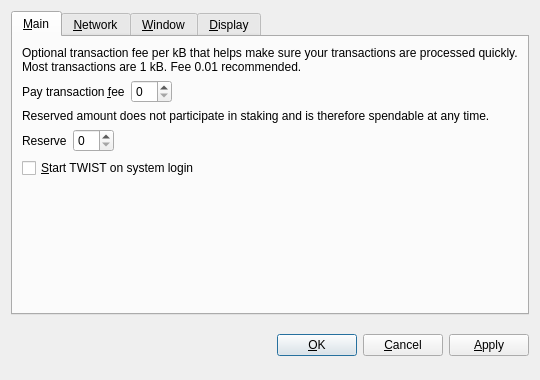
<?xml version="1.0" encoding="UTF-8"?>
<ui version="4.0">
 <class>OptionsDialog</class>
 <widget class="QDialog" name="OptionsDialog">
  <property name="geometry">
   <rect>
    <x>0</x>
    <y>0</y>
    <width>540</width>
    <height>380</height>
   </rect>
  </property>
  <property name="windowTitle">
   <string>Options</string>
  </property>
  <property name="modal">
   <bool>true</bool>
  </property>
  <layout class="QVBoxLayout" name="verticalLayout">
   <item>
    <widget class="QTabWidget" name="tabWidget">
     <property name="tabPosition">
      <enum>QTabWidget::North</enum>
     </property>
     <property name="currentIndex">
      <number>0</number>
     </property>
     <widget class="QWidget" name="tabMain">
      <attribute name="title">
       <string>&amp;Main</string>
      </attribute>
      <layout class="QVBoxLayout" name="verticalLayout_Main">
       <item>
        <widget class="QLabel" name="transactionFeeInfoLabel">
         <property name="text">
          <string>Optional transaction fee per kB that helps make sure your transactions are processed quickly. Most transactions are 1 kB. Fee 0.01 recommended.</string>
         </property>
         <property name="textFormat">
          <enum>Qt::PlainText</enum>
         </property>
         <property name="wordWrap">
          <bool>true</bool>
         </property>
        </widget>
       </item>
       <item>
        <layout class="QHBoxLayout" name="horizontalLayoutFee">
         <item>
          <widget class="QLabel" name="transactionFeeLabel">
           <property name="text">
            <string>Pay transaction &amp;fee</string>
           </property>
           <property name="textFormat">
            <enum>Qt::PlainText</enum>
           </property>
           <property name="buddy">
            <cstring>transactionFee</cstring>
           </property>
          </widget>
         </item>
         <item>
          <widget class="BitcoinAmountField" name="transactionFee"/>
         </item>
         <item>
          <spacer name="horizontalSpacerFee">
           <property name="orientation">
            <enum>Qt::Horizontal</enum>
           </property>
           <property name="sizeHint" stdset="0">
            <size>
             <width>40</width>
             <height>20</height>
            </size>
           </property>
          </spacer>
         </item>
        </layout>
       </item>
       <item>
        <widget class="QLabel" name="reserveBalanceInfoLabel">
         <property name="text">
          <string>Reserved amount does not participate in staking and is therefore spendable at any time.</string>
         </property>
         <property name="textFormat">
          <enum>Qt::PlainText</enum>
         </property>
         <property name="wordWrap">
          <bool>true</bool>
         </property>
        </widget>
       </item>
       <item>
        <layout class="QHBoxLayout" name="horizontalLayoutReserveBalance">
         <item>
          <widget class="QLabel" name="reserveBalanceLabel">
           <property name="text">
            <string>Reserve</string>
           </property>
           <property name="textFormat">
            <enum>Qt::PlainText</enum>
           </property>
           <property name="buddy">
            <cstring>reserveBalance</cstring>
           </property>
          </widget>
         </item>
         <item>
          <widget class="BitcoinAmountField" name="reserveBalance"/>
         </item>
         <item>
          <spacer name="horizontalSpacerReserveBalance">
           <property name="orientation">
            <enum>Qt::Horizontal</enum>
           </property>
           <property name="sizeHint" stdset="0">
            <size>
             <width>40</width>
             <height>20</height>
            </size>
           </property>
          </spacer>
         </item>
        </layout>
       </item>
       <item>
        <widget class="QCheckBox" name="bitcoinAtStartup">
         <property name="toolTip">
          <string>Automatically start TWIST after logging in to the system.</string>
         </property>
         <property name="text">
          <string>&amp;Start TWIST on system login</string>
         </property>
        </widget>
       </item>
       <item>
        <spacer name="verticalSpacer_Main">
         <property name="orientation">
          <enum>Qt::Vertical</enum>
         </property>
         <property name="sizeHint" stdset="0">
          <size>
           <width>20</width>
           <height>40</height>
          </size>
         </property>
        </spacer>
       </item>
      </layout>
     </widget>
     <widget class="QWidget" name="tabNetwork">
      <attribute name="title">
       <string>&amp;Network</string>
      </attribute>
      <layout class="QVBoxLayout" name="verticalLayout_Network">
       <item>
        <widget class="QCheckBox" name="mapPortUpnp">
         <property name="toolTip">
          <string>Automatically open the TWIST client port on the router. This only works when your router supports UPnP and it is enabled.</string>
         </property>
         <property name="text">
          <string>Map port using &amp;UPnP</string>
         </property>
        </widget>
       </item>
       <item>
        <widget class="QCheckBox" name="connectSocks">
         <property name="toolTip">
          <string>Connect to the TWIST network through a SOCKS5 proxy (e.g. when connecting through Tor).</string>
         </property>
         <property name="text">
          <string>&amp;Connect through SOCKS5 proxy:</string>
         </property>
        </widget>
       </item>
       <item>
        <layout class="QHBoxLayout" name="horizontalLayout_Network">
         <item>
          <widget class="QLabel" name="proxyIpLabel">
           <property name="text">
            <string>Proxy &amp;IP:</string>
           </property>
           <property name="textFormat">
            <enum>Qt::PlainText</enum>
           </property>
           <property name="buddy">
            <cstring>proxyIp</cstring>
           </property>
          </widget>
         </item>
         <item>
          <widget class="QValidatedLineEdit" name="proxyIp">
           <property name="maximumSize">
            <size>
             <width>140</width>
             <height>16777215</height>
            </size>
           </property>
           <property name="toolTip">
            <string>IP address of the proxy (e.g. 127.0.0.1)</string>
           </property>
          </widget>
         </item>
         <item>
          <widget class="QLabel" name="proxyPortLabel">
           <property name="text">
            <string>&amp;Port:</string>
           </property>
           <property name="textFormat">
            <enum>Qt::PlainText</enum>
           </property>
           <property name="buddy">
            <cstring>proxyPort</cstring>
           </property>
          </widget>
         </item>
         <item>
          <widget class="QLineEdit" name="proxyPort">
           <property name="maximumSize">
            <size>
             <width>55</width>
             <height>16777215</height>
            </size>
           </property>
           <property name="toolTip">
            <string>Port of the proxy (e.g. 9050)</string>
           </property>
          </widget>
         </item>
         <item>
          <spacer name="horizontalSpacer_Network">
           <property name="orientation">
            <enum>Qt::Horizontal</enum>
           </property>
           <property name="sizeHint" stdset="0">
            <size>
             <width>40</width>
             <height>20</height>
            </size>
           </property>
          </spacer>
         </item>
        </layout>
       </item>
       <item>
        <spacer name="verticalSpacer_Network">
         <property name="orientation">
          <enum>Qt::Vertical</enum>
         </property>
         <property name="sizeHint" stdset="0">
          <size>
           <width>20</width>
           <height>40</height>
          </size>
         </property>
        </spacer>
       </item>
      </layout>
     </widget>
     <widget class="QWidget" name="tabWindow">
      <attribute name="title">
       <string>&amp;Window</string>
      </attribute>
      <layout class="QVBoxLayout" name="verticalLayout_Window">
       <item>
        <widget class="QCheckBox" name="minimizeToTray">
         <property name="toolTip">
          <string>Show only a tray icon after minimizing the window.</string>
         </property>
         <property name="text">
          <string>&amp;Minimize to the tray instead of the taskbar</string>
         </property>
        </widget>
       </item>
       <item>
        <widget class="QCheckBox" name="minimizeOnClose">
         <property name="toolTip">
          <string>Minimize instead of exit the application when the window is closed. When this option is enabled, the application will be closed only after selecting Quit in the menu.</string>
         </property>
         <property name="text">
          <string>M&amp;inimize on close</string>
         </property>
        </widget>
       </item>
       <item>
        <spacer name="verticalSpacer_Window">
         <property name="orientation">
          <enum>Qt::Vertical</enum>
         </property>
         <property name="sizeHint" stdset="0">
          <size>
           <width>20</width>
           <height>40</height>
          </size>
         </property>
        </spacer>
       </item>
      </layout>
     </widget>
     <widget class="QWidget" name="tabDisplay">
      <attribute name="title">
       <string>&amp;Display</string>
      </attribute>
      <layout class="QVBoxLayout" name="verticalLayout_Display">
       <item>
        <layout class="QHBoxLayout" name="horizontalLayout_1_Display">
         <item>
          <widget class="QLabel" name="langLabel">
           <property name="text">
            <string>User Interface &amp;language:</string>
           </property>
           <property name="textFormat">
            <enum>Qt::PlainText</enum>
           </property>
           <property name="buddy">
            <cstring>lang</cstring>
           </property>
          </widget>
         </item>
         <item>
          <widget class="QValueComboBox" name="lang">
           <property name="toolTip">
            <string>The user interface language can be set here. This setting will take effect after restarting TWIST.</string>
           </property>
          </widget>
         </item>
        </layout>
       </item>
       <item>
        <layout class="QHBoxLayout" name="horizontalLayout_2_Display">
         <item>
          <widget class="QLabel" name="unitLabel">
           <property name="text">
            <string>&amp;Unit to show amounts in:</string>
           </property>
           <property name="textFormat">
            <enum>Qt::PlainText</enum>
           </property>
           <property name="buddy">
            <cstring>unit</cstring>
           </property>
          </widget>
         </item>
         <item>
          <widget class="QValueComboBox" name="unit">
           <property name="toolTip">
            <string>Choose the default subdivision unit to show in the interface and when sending coins.</string>
           </property>
          </widget>
         </item>
        </layout>
       </item>
       <item>
        <widget class="QCheckBox" name="coinControlFeatures">
         <property name="toolTip">
          <string>Whether to show coin control features or not.</string>
         </property>
         <property name="text">
          <string>Display coin &amp;control features (experts only!)</string>
         </property>
        </widget>
       </item>
       <item>
        <widget class="QCheckBox" name="useBlackTheme">
         <property name="text">
          <string>Use black visual theme (requires restart)</string>
         </property>
        </widget>
       </item>
       <item>
        <spacer name="verticalSpacer_Display">
         <property name="orientation">
          <enum>Qt::Vertical</enum>
         </property>
         <property name="sizeHint" stdset="0">
          <size>
           <width>20</width>
           <height>40</height>
          </size>
         </property>
        </spacer>
       </item>
      </layout>
     </widget>
    </widget>
   </item>
   <item>
    <layout class="QHBoxLayout" name="horizontalLayout_Buttons">
     <item>
      <spacer name="horizontalSpacer_1">
       <property name="orientation">
        <enum>Qt::Horizontal</enum>
       </property>
       <property name="sizeHint" stdset="0">
        <size>
         <width>40</width>
         <height>48</height>
        </size>
       </property>
      </spacer>
     </item>
     <item>
      <widget class="QLabel" name="statusLabel">
       <property name="font">
        <font>
         <weight>75</weight>
         <bold>true</bold>
        </font>
       </property>
       <property name="text">
        <string/>
       </property>
       <property name="textFormat">
        <enum>Qt::PlainText</enum>
       </property>
       <property name="wordWrap">
        <bool>true</bool>
       </property>
      </widget>
     </item>
     <item>
      <spacer name="horizontalSpacer_2">
       <property name="orientation">
        <enum>Qt::Horizontal</enum>
       </property>
       <property name="sizeHint" stdset="0">
        <size>
         <width>40</width>
         <height>48</height>
        </size>
       </property>
      </spacer>
     </item>
     <item>
      <widget class="QPushButton" name="okButton">
       <property name="text">
        <string>&amp;OK</string>
       </property>
      </widget>
     </item>
     <item>
      <widget class="QPushButton" name="cancelButton">
       <property name="text">
        <string>&amp;Cancel</string>
       </property>
       <property name="autoDefault">
        <bool>false</bool>
       </property>
      </widget>
     </item>
     <item>
      <widget class="QPushButton" name="applyButton">
       <property name="text">
        <string>&amp;Apply</string>
       </property>
       <property name="autoDefault">
        <bool>false</bool>
       </property>
      </widget>
     </item>
    </layout>
   </item>
  </layout>
 </widget>
 <customwidgets>
  <customwidget>
   <class>BitcoinAmountField</class>
   <extends>QSpinBox</extends>
   <header>bitcoinamountfield.h</header>
  </customwidget>
  <customwidget>
   <class>QValueComboBox</class>
   <extends>QComboBox</extends>
   <header>qvaluecombobox.h</header>
  </customwidget>
  <customwidget>
   <class>QValidatedLineEdit</class>
   <extends>QLineEdit</extends>
   <header>qvalidatedlineedit.h</header>
  </customwidget>
 </customwidgets>
 <resources/>
 <connections/>
</ui>
